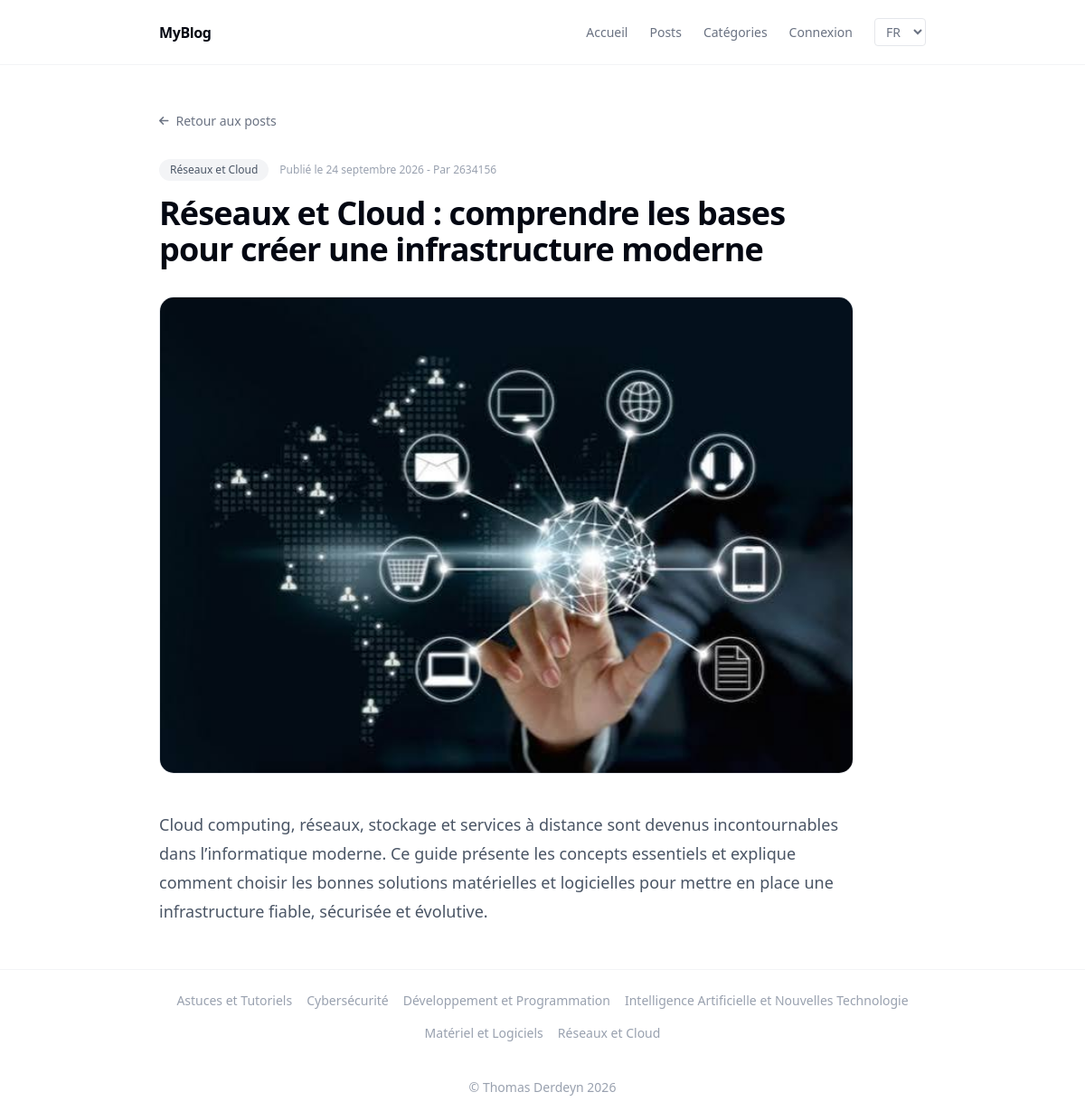
Before: /fr/post/10/ with the older database file.
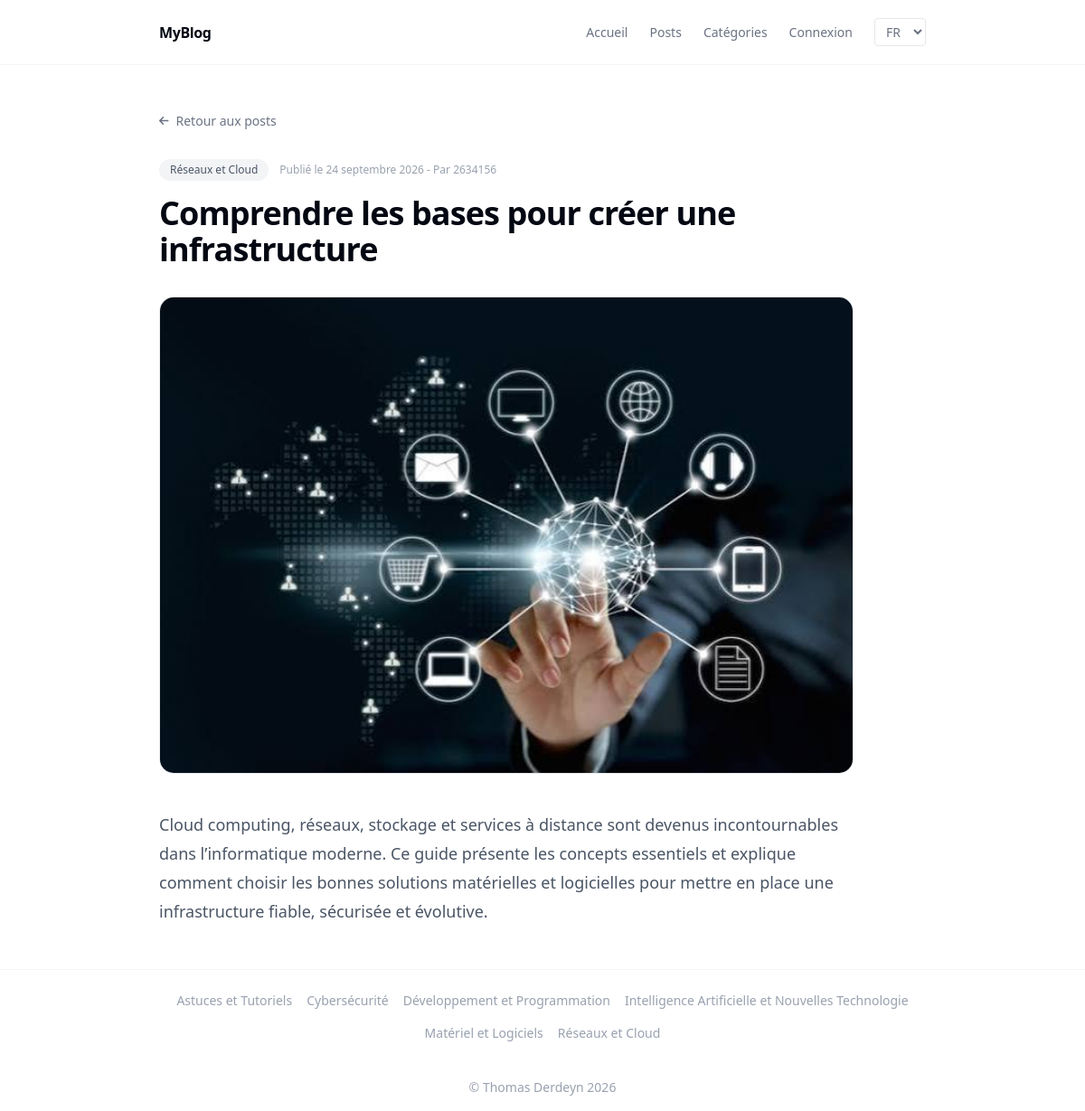
After: the same page with the newer database file.
### blog_app/models.py (models this page shows, shortened)
class Category(models.Model):
  name = models.CharField(max_length=100, verbose_name="Nom")
  class Meta:
    ordering = ('name', )
    verbose_name = "catégorie"
    verbose_name_plural = "catégories"

class Post(models.Model):
  title = models.CharField(max_length=500, verbose_name="titre")
  description = models.CharField(max_length=2500, verbose_name="description")
  image = models.ImageField(upload_to="images/",blank=True,null=True)
  createAt = models.DateTimeField(verbose_name="date de création", auto_now_add=True)
  creator = models.ForeignKey(User, verbose_name="Utilisateur", related_name='posts', on_delete=models.CASCADE)
  categories = models.ManyToManyField('Category', verbose_name="Catégorie", related_name='posts')
  class Meta:
    ordering = ('title','description','image','creator','createAt', )
    verbose_name = "publication"
    verbose_name_plural = "publications"

### blog_app/views/post_views.py (the view)
# urls.py: path('post/<int:pk>/', views.PostView.as_view(), name="post"),
class PostView(DetailView):
    model = Post
    template_name = "blog_app/post/post.html"
    def get_context_data(self, **kwargs):
        post = self.object
        context = super().get_context_data(**kwargs)
        context["post"] = post
        context["post_categories"] = post.categories.all().order_by("-id")
        return context

### blog_app/context_processors.py (called while the page is built)
def categories_processor(request):
  return { "all_categories": Category.objects.all() }

### blog_app/templates/blog_app/post/post.html (shortened to what this page needs)
{% extends 'base.html' %}
{% load static i18n %}
{% block content %}
<article class="max-w-3xl">
  <div class="mb-8">
    <a href="{% url 'post_list' %}"
      class="inline-flex items-center gap-2 text-sm font-medium text-gray-500 transition hover:text-gray-950">
      <i class="fa-solid fa-arrow-left text-xs"></i>
      {% trans "Retour aux posts" %}
    </a>
  </div>
  <header class="mb-8">
    <div class="mb-4 flex flex-wrap items-center gap-3">
      {% for category in post_categories %}
      <a href="{% url 'category' pk=category.pk %}"
        class="rounded-full bg-gray-100 px-3 py-1 text-xs font-medium text-gray-600 transition hover:bg-gray-200">
        {{ category.name }}
      </a>
      {% endfor %}
      <span class="text-xs text-gray-400">
        {% url 'user' id=post.creator.id as creator_url %}
        <a href="{{ creator_url }}" class="text-xs font-medium">
          {{ post.creator.username }}
        </a>
      </span>
    </div>
    <h1 class="text-3xl font-bold tracking-tight text-gray-950 sm:text-4xl">
      {{ post.title }}
    </h1>
  </header>
  {% if post.image %}
  <div class="mb-10 overflow-hidden rounded-2xl border border-gray-200 bg-gray-100">
    <img src="{{ post.image.url }}" alt="{{ post.title }}" class="h-auto w-full object-cover">
  </div>
  {% endif %}
  <div class="prose prose-gray max-w-none">
    <p class="text-lg leading-8 text-gray-600">
      {{ post.description }}
    </p>
  </div>
</article>
{% endblock %}

### templates/base.html (shortened to what this page needs)
{% load static i18n %}
{% get_current_language as LANGUAGE_CODE %}
{% get_available_languages as LANGUAGES %}
<!DOCTYPE html>
<html lang="{{ LANGUAGE_CODE }}">
<head>
  <link rel="stylesheet" href="https://cdnjs.cloudflare.com/ajax/libs/font-awesome/6.4.0/css/all.min.css" />
  <script src="https://cdn.jsdelivr.net/npm/@tailwindcss/browser@4"></script>
  <link rel="stylesheet" type="text/css" href="{% static 'css/styles.css' %}" />
</head>
<body class="bg-white text-gray-700 antialiased min-h-screen flex flex-col">
  <header class="border-b border-gray-100">
    <nav>
      <ul class="max-w-4xl mx-auto px-6 py-5 flex items-center justify-between">
        <a href="{% url 'index' %}" class="text-base font-semibold tracking-tight text-gray-950">
          MyBlog
        </a>
        <div class="flex items-center gap-6 text-sm font-medium text-gray-500">
          <li><a href="{% url 'index' %}" class="hover:text-gray-950 transition-colors">{% trans "Accueil" %}</a></li>
          <li><a href="{% url 'post_list' %}" class="hover:text-gray-950 transition-colors">{% trans "Posts" %}</a></li>
          <li><a href="{% url 'category_list' %}" class="hover:text-gray-950 transition-colors">{% trans "Catégories" %}</a></li>
          {% if user.is_authenticated %}
          <li><a href="{% url 'profile' %}" class="hover:text-gray-950 transition-colors">{% trans "Profil" %}</a></li>
          <li><a href="{% url 'edit_profile' %}" class="hover:text-gray-950 transition-colors">{% trans "Modifier mon profil" %}</a></li>
          <li class="nav-item">
            <form method="post" action="{% url 'logout' %}" class="space-y-5">
              {% csrf_token %}
              <input type="submit" value="{% trans 'Déconnexion' %}" class="hover:text-gray-950 transition-colors cursor-pointer">
            </form>
          </li>
          {% else %}
          <li class="nav-item">
            <a class="nav-link" href="{% url 'login' %}">{% trans "Connexion" %}</a>
          </li>
          {% endif %}
          <li>
            <form action="{% url 'set_language' %}" method="post">
              <select name="language" onchange="this.form.submit()"
                class="border border-gray-200 rounded px-2 py-1 text-sm bg-white cursor-pointer"
                aria-label="{% trans 'Langue' %}">
                {% for code, nom in LANGUAGES %}
                <option value="{{ code }}" {% if code == LANGUAGE_CODE %}selected{% endif %}>
                  {{ code|upper }}
                </option>
                {% endfor %}
              </select>
            </form>
          </li>
        </div>
      </ul>
    </nav>
  </header>
  <main class="flex-1">
    <div class="max-w-4xl mx-auto px-6 py-12">
      {% block content %}
      {% endblock %}
    </div>
  </main>
  <footer class="border-t border-gray-100">
    <div class="max-w-4xl mx-auto px-6 py-6">
      <div class="flex flex-wrap justify-center gap-4 text-sm text-gray-400">
        {% for category in all_categories %}
        <a href="{% url 'category' pk=category.pk %}" class="transition-colors duration-200 hover:text-gray-900">
          {{ category.name }}
        </a>
        {% endfor %}
      </div>
    </div>
    <div class="max-w-4xl mx-auto px-6 py-4 text-center text-sm text-gray-400">
      <p>&copy; Thomas Derdeyn 2026</p>
    </div>
  </footer>
</body>
</html>

Changed rows visible on the page:
changed Post: title "Réseaux et Cloud : comprendre les bases pour créer une infrastructure moderne" → "Comprendre les bases pour créer une infrastructure"
